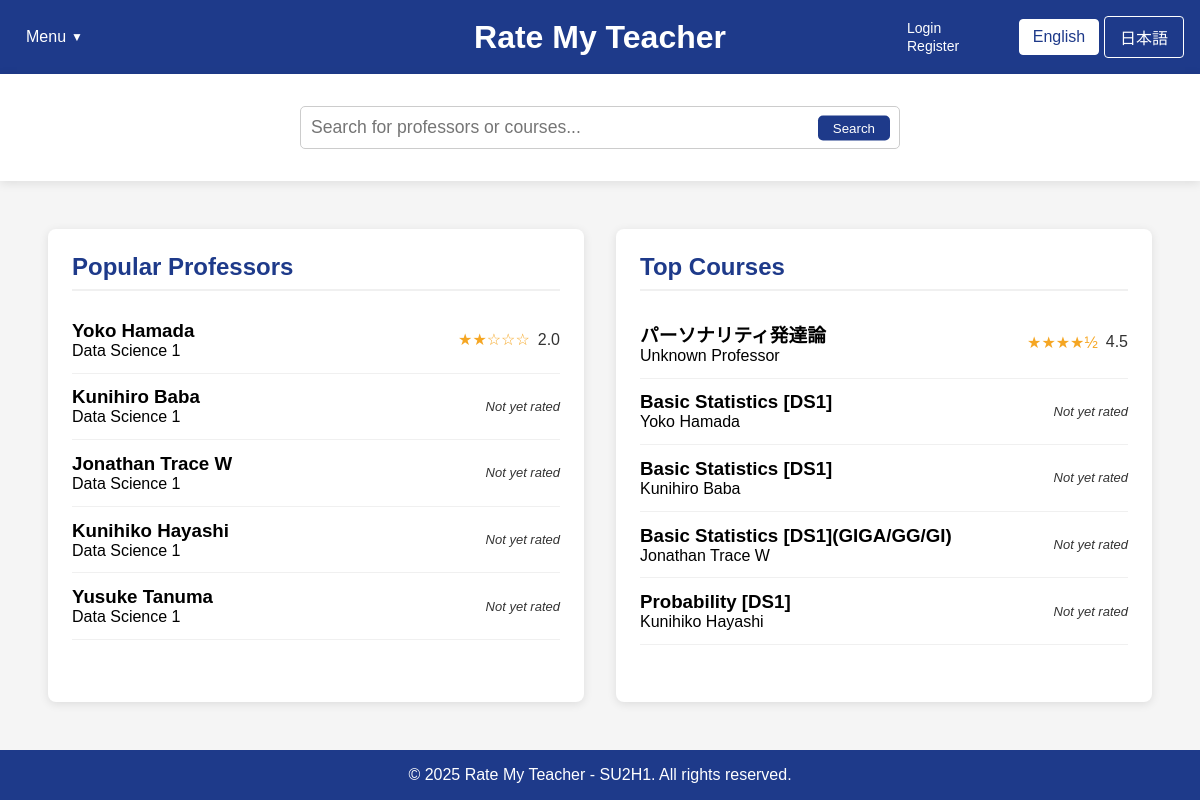
The app's page /home.php with its own data.
### tables this page shows
CREATE TABLE professors (
        id INTEGER PRIMARY KEY AUTOINCREMENT,
        name TEXT NOT NULL,
        department TEXT,
        bio TEXT
    , avg_content_quality REAL DEFAULT 0, avg_difficulty REAL DEFAULT 0, overall_rating REAL DEFAULT 0, review_count INTEGER DEFAULT 0);

CREATE TABLE courses (
        id INTEGER PRIMARY KEY AUTOINCREMENT,
        name TEXT NOT NULL,
        course_code TEXT,
        description TEXT,
        professor_id INTEGER, avg_content_quality REAL DEFAULT 0, avg_difficulty REAL DEFAULT 0, review_count INTEGER DEFAULT 0,
        FOREIGN KEY (professor_id) REFERENCES professors(id) ON DELETE SET NULL
    );

### home.php (the view, shortened to what this page needs)
<?php
$isLoggedIn = isset($_SESSION["loggedin"]) && $_SESSION["loggedin"] === true;
require_once 'config.php';
function getTopProfessors($limit = 5) {
    global $conn;
    $professors = [];
    try {
        $ratingCount = 0;
        $ratingCheckResult = $conn->query("SELECT COUNT(*) as count FROM ratings");
        if ($ratingCheckResult) {
            $ratingCountRow = $ratingCheckResult->fetchArray(SQLITE3_ASSOC);
            $ratingCount = $ratingCountRow['count'];
        }
        if ($ratingCount > 0) {
            $hasProfRatingColumns = false;
            $columnsResult = $conn->query("PRAGMA table_info(professors)");
            while ($col = $columnsResult->fetchArray(SQLITE3_ASSOC)) {
                if ($col['name'] === 'avg_content_quality' || $col['name'] === 'overall_rating') {
                    $hasProfRatingColumns = true;
                    break;
                }
            }
            if ($hasProfRatingColumns) {
                $stmt = $conn->prepare("
                    SELECT id, name, department,
                           COALESCE(overall_rating, (avg_content_quality + avg_difficulty) / 2) as avg_rating,
                           COALESCE(avg_content_quality, 0) as avg_content_quality,
                           COALESCE(avg_difficulty, 0) as avg_difficulty,
                           COALESCE(review_count, 0) as review_count
                    FROM professors
                    WHERE COALESCE(review_count, 0) > 0
                    ORDER BY avg_rating DESC, review_count DESC
                    LIMIT :limit
                ");
            }
            $stmt->bindValue(':limit', $limit, SQLITE3_INTEGER);
            $result = $stmt->execute();
            while ($row = $result->fetchArray(SQLITE3_ASSOC)) {
                if (isset($row['avg_rating']) && $row['avg_rating'] !== null) {
                    $row['avg_rating'] = number_format((float)$row['avg_rating'], 1);
                } else {
                    $row['avg_rating'] = "N/A";
                }
                $professors[] = $row;
            }
        }
        if (count($professors) < $limit) {
            $remaining = $limit - count($professors);
            $excludeIds = array_map(function($prof) {
                return $prof['id'];
            }, $professors);
            $excludeClause = count($excludeIds) > 0 ? "WHERE id NOT IN (" . implode(",", $excludeIds) . ")" : "";
            $stmt = $conn->prepare("
                SELECT id, name, department
                FROM professors
                $excludeClause
                LIMIT :limit
            ");
            $stmt->bindValue(':limit', $remaining, SQLITE3_INTEGER);
            $result = $stmt->execute();
            while ($row = $result->fetchArray(SQLITE3_ASSOC)) {
                $row['avg_rating'] = "N/A";
                $professors[] = $row;
            }
        }
    } catch (Exception $e) {
        error_log("Error fetching top professors: " . $e->getMessage());
    }
    return $professors;
}
function getTopCourses($limit = 5) {
    global $conn;
    $courses = [];
    try {
        $ratingCount = 0;
        $ratingCheckResult = $conn->query("SELECT COUNT(*) as count FROM ratings");
        if ($ratingCheckResult) {
            $ratingCountRow = $ratingCheckResult->fetchArray(SQLITE3_ASSOC);
            $ratingCount = $ratingCountRow['count'];
        }
        if ($ratingCount > 0) {
            $hasCourseRatingColumns = false;
            $columnsResult = $conn->query("PRAGMA table_info(courses)");
            while ($col = $columnsResult->fetchArray(SQLITE3_ASSOC)) {
                if ($col['name'] === 'avg_content_quality') {
                    $hasCourseRatingColumns = true;
                    break;
                }
            }
            if ($hasCourseRatingColumns) {
                $stmt = $conn->prepare("
                    SELECT c.id, c.name as course_name, c.course_code,
                           COALESCE(c.avg_content_quality, 0) as avg_content_quality,
                           COALESCE(c.avg_difficulty, 0) as avg_difficulty,
                           (COALESCE(c.avg_content_quality, 0) + COALESCE(c.avg_difficulty, 0)) / 2 as avg_rating,
                           COALESCE(c.review_count, 0) as review_count,
                           p.name as professor_name
                    FROM courses c
                    LEFT JOIN professors p ON c.professor_id = p.id
                    WHERE COALESCE(c.review_count, 0) > 0
                    ORDER BY avg_rating DESC, review_count DESC
                    LIMIT :limit
                ");
            }
            $stmt->bindValue(':limit', $limit, SQLITE3_INTEGER);
            $result = $stmt->execute();
            while ($row = $result->fetchArray(SQLITE3_ASSOC)) {
                if (!isset($row['professor_name']) || empty($row['professor_name'])) {
                    $profStmt = $conn->prepare("
                        SELECT p.name
                        FROM professors p
                        JOIN ratings r ON p.id = r.professor_id
                        WHERE r.course_id = :course_id
                        GROUP BY p.id
                        ORDER BY COUNT(r.id) DESC
                        LIMIT 1
                    ");
                    $profStmt->bindValue(':course_id', $row['id'], SQLITE3_INTEGER);
                    $profResult = $profStmt->execute();
                    $profRow = $profResult->fetchArray(SQLITE3_ASSOC);
                    if ($profRow && isset($profRow['name'])) {
                        $row['professor_name'] = $profRow['name'];
                    } else {
                        $row['professor_name'] = "Unknown Professor";
                    }
                }
                if (isset($row['avg_rating']) && $row['avg_rating'] !== null) {
                    $row['avg_rating'] = number_format((float)$row['avg_rating'], 1);
                } else {
                    $row['avg_rating'] = "N/A";
                }
                $courses[] = $row;
            }
        }
        if (count($courses) < $limit) {
            $remaining = $limit - count($courses);
            $excludeIds = array_map(function($course) {
                return $course['id'];
            }, $courses);
            $excludeClause = count($excludeIds) > 0 ? "WHERE c.id NOT IN (" . implode(",", $excludeIds) . ")" : "";
            $stmt = $conn->prepare("
                SELECT c.id, c.name as course_name, c.course_code, p.name as professor_name
                FROM courses c
                LEFT JOIN professors p ON c.professor_id = p.id
                $excludeClause
                LIMIT :limit
            ");
            $stmt->bindValue(':limit', $remaining, SQLITE3_INTEGER);
            $result = $stmt->execute();
            while ($row = $result->fetchArray(SQLITE3_ASSOC)) {
                $row['avg_rating'] = "N/A";
                $courses[] = $row;
            }
        }
    } catch (Exception $e) {
        error_log("Error fetching top courses: " . $e->getMessage());
    }
    return $courses;
}
$topProfessors = getTopProfessors(5);
$topCourses = getTopCourses(5);
?>
<!DOCTYPE html>
<html lang="en">
<head>
    <link rel="stylesheet" href="css/style.css">
</head>
<body>
    <div class="container">
        <header>
            <div class="header-left">
                <div class="dropdown">
                    <?php
                    $currentLang = isset($_COOKIE['language']) && $_COOKIE['language'] == 'ja' ? 'ja' : 'en';
                    $menuLabel = $currentLang == 'ja' ? 'メニュー' : 'Menu';
                    $logoutLabel = $currentLang == 'ja' ? 'ログアウト' : 'Logout';
                    $loginLabel = $currentLang == 'ja' ? 'ログイン' : 'Login';
                    $registerLabel = $currentLang == 'ja' ? '登録' : 'Register';
                    ?>
                    <button class="dropbtn"><?php echo $menuLabel; ?></button>
                </div>
            </div>
            <div class="header-center">
                <div class="logo">
                    <h1><a href="home.php" style="color: white; text-decoration: none;"><?php echo $currentLang == 'ja' ? '先生を評価' : 'Rate My Teacher'; ?></a></h1>
                </div>
            </div>
            <div class="header-right">
                <div class="auth-links">
                    <?php if ($isLoggedIn): ?>
                        <a href="logout.php"><?php echo $logoutLabel; ?></a>
                    <?php else: ?>
                        <a href="login.php"><?php echo $loginLabel; ?></a>
                        <a href="register.php"><?php echo $registerLabel; ?></a>
                    <?php endif; ?>
                </div>
                <div class="language-toggle">
                    <a href="?lang=en" class="<?php echo (!isset($_COOKIE['language']) || $_COOKIE['language'] == 'en') ? 'active' : ''; ?>"
                    style="display:inline-block; width:80px; text-align:center; padding:8px 0; margin-right:5px;
                            background:<?php echo (!isset($_COOKIE['language']) || $_COOKIE['language'] == 'en') ? 'white' : 'transparent'; ?>;
                            color:<?php echo (!isset($_COOKIE['language']) || $_COOKIE['language'] == 'en') ? '#1e3a8a' : 'white'; ?>;
                            text-decoration:none; border:1px solid white; border-radius:4px;"
                    onclick="document.cookie='language=en; path=/; max-age=2592000'; return true;">
                    English
                    </a>
                    <a href="?lang=ja" class="<?php echo (isset($_COOKIE['language']) && $_COOKIE['language'] == 'ja') ? 'active' : ''; ?>"
                    style="display:inline-block; width:80px; text-align:center; padding:8px 0;
                            background:<?php echo (isset($_COOKIE['language']) && $_COOKIE['language'] == 'ja') ? 'white' : 'transparent'; ?>;
                            color:<?php echo (isset($_COOKIE['language']) && $_COOKIE['language'] == 'ja') ? '#1e3a8a' : 'white'; ?>;
                            text-decoration:none; border:1px solid white; border-radius:4px;"
                    onclick="document.cookie='language=ja; path=/; max-age=2592000'; return true;">
                    日本語
                    </a>
                </div>
        </header>
        <div class="search-container">
            <div class="search-bar" style="position: relative !important;">
                <input type="text" id="searchInput" placeholder="<?php echo $currentLang == 'ja' ? '教授やコースを検索...' : 'Search for professors or courses...'; ?>" style="width: 100%; padding: 10px; border-radius: 5px; border: 1px solid #ccc;">
                <button id="searchButton" style="position: absolute; right: 10px; top: 50%; transform: translateY(-50%); background: #1e3a8a; color: white; border: none; padding: 5px 15px; border-radius: 5px; cursor: pointer;"><?php echo $currentLang == 'ja' ? '検索' : 'Search'; ?></button>
            </div>
        </div>
        <main>
            <div id="popular-professors" class="content-box">
                <h2><?php echo $currentLang == 'ja' ? '人気の教授' : 'Popular Professors'; ?></h2>
                <div class="professor-list">
                    <?php foreach ($topProfessors as $index => $professor): ?>
                    <div class="professor-item" data-id="<?php echo $isLoggedIn ? (isset($professor['id']) ? $professor['id'] : "prof" . ($index + 1)) : 'login-required'; ?>">
                        <div>
                            <h3><?php echo htmlspecialchars($professor['name']); ?></h3>
                            <p><?php echo htmlspecialchars(isset($professor['department']) ? $professor['department'] : ($currentLang == 'ja' ? '学部未指定' : 'Department not specified')); ?></p>
                        </div>
                        <div class="rating">
                            <?php
                            if ($professor['avg_rating'] !== 'N/A') {
                                $rating = floatval($professor['avg_rating']);
                                $fullStars = floor($rating);
                                $halfStar = ($rating - $fullStars) >= 0.5;
                                echo str_repeat('★', $fullStars);
                                echo str_repeat('☆', 5 - $fullStars - ($halfStar ? 1 : 0));
                                echo '<span>' . $professor['avg_rating'] . '</span>';
                            } else {
                                echo '<span class="no-rating">' . ($currentLang == 'ja' ? '未評価' : 'Not yet rated') . '</span>';
                            }
                            ?>
                        </div>
                    </div>
                    <?php endforeach; ?>
                </div>
            </div>
            <div id="top-courses" class="content-box">
                <h2><?php echo $currentLang == 'ja' ? '人気のコース' : 'Top Courses'; ?></h2>
                <div class="course-list">
                    <?php foreach ($topCourses as $index => $course): ?>
                    <div class="course-item" data-id="<?php echo $isLoggedIn ? (isset($course['id']) ? $course['id'] : "course" . ($index + 1)) : 'login-required'; ?>">
                        <div>
                            <h3><?php echo htmlspecialchars(isset($course['course_name']) ? $course['course_name'] : $course['name']); ?></h3>
                            <p><?php echo htmlspecialchars(isset($course['professor_name']) ? $course['professor_name'] : ($currentLang == 'ja' ? '不明な教授' : 'Unknown Professor')); ?></p>
                        </div>
                        <div class="rating">
                            <?php
                            if ($course['avg_rating'] !== 'N/A') {
                                $rating = floatval($course['avg_rating']);
                                $fullStars = floor($rating);
                                $halfStar = ($rating - $fullStars) >= 0.5;
                                echo str_repeat('★', $fullStars);
                                if ($halfStar) echo '½';
                                echo '<span>' . $course['avg_rating'] . '</span>';
                            } else {
                                echo '<span class="no-rating">' . ($currentLang == 'ja' ? '未評価' : 'Not yet rated') . '</span>';
                            }
                            ?>
                        </div>
                    </div>
                    <?php endforeach; ?>
                </div>
            </div>
        </main>
        <footer>
            <p>&copy; 2025 Rate My Teacher - SU2H1. All rights reserved.</p>
        </footer>
    </div>
</body>
</html>

### records on screen
professors: name "Yoko Hamada", department "Data Science 1", fullStars "★★", halfStar "☆☆☆", avg_rating "2.0"
professors: name "Kunihiro Baba", department "Data Science 1", shows "Not yet rated"
professors: name "Jonathan Trace W", department "Data Science 1", shows "Not yet rated"
professors: name "Kunihiko Hayashi", department "Data Science 1", shows "Not yet rated"
professors: name "Yusuke Tanuma", department "Data Science 1", shows "Not yet rated"
courses: name "パーソナリティ発達論", professor_name "Unknown Professor", fullStars "★★★★", shows "½", avg_rating "4.5"
courses: name "Basic Statistics [DS1]", professor.name "Yoko Hamada", shows "Not yet rated"
courses: name "Basic Statistics [DS1]", professor.name "Kunihiro Baba", shows "Not yet rated"
courses: name "Basic Statistics [DS1](GIGA/GG/GI)", professor.name "Jonathan Trace W", shows "Not yet rated"
courses: name "Probability [DS1]", professor.name "Kunihiko Hayashi", shows "Not yet rated"

### other values on screen
$menuLabel "Menu"
$loginLabel "Login"
$registerLabel "Register"
